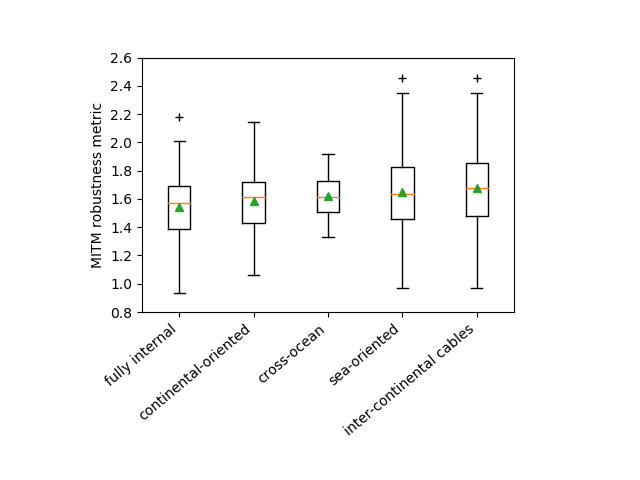

The Python source for this figure:
import matplotlib.pyplot as plt

labels = ['fully internal',
        'continental-oriented',
        'cross-ocean',
        'sea-oriented',
        'inter-continental cables']

subdata = dict()
for reg in labels:
    subdata[reg] = []

def readfile(fn):    
    f = []
    with open(fn,'r') as fi:
        reader = fi.readlines()
        for line in reader:    
            s = line.split(';')
            m = float(s[2])
            if m > 0:
                f.append(m)
    avg = sum(f) / float(len(f))
    return avg

ctry = dict()


with open('country_classifications.dat','r') as fi:
    reader = fi.readlines()
    for line in reader:
        s = line.split("\t")
        if (s[1] in labels):
            if(s[0] not in ctry):
                ctry[s[0]] = []
            ctry[s[0]].append(s[1])
        else:
            print('Error',s)
for country in ctry:
    fname = './data/'+country+'_avg1'
    avg = readfile(fname)
    for reg in ctry[country]:
        subdata[reg].append(avg)

data = []
for reg in labels:
    data.append(subdata[reg])

fig, axes = plt.subplots(1, 1)

axes.boxplot(data, labels=labels, showmeans=True,widths=(0.3,0.3,0.3,0.3,0.3),sym='+' ) 
plt.ylim(0.8,2.6)
axes.set_title('')
axes.set_ylabel('MITM robustness metric')

axes.tick_params(axis='x', labelsize=10)
axes.set_aspect(1.9) 


for labl in axes.get_xmajorticklabels():
    labl.set_rotation(40)
    labl.set_horizontalalignment("right")

plt.subplots_adjust(bottom=0.35)

fig.savefig('f6_d.png')
